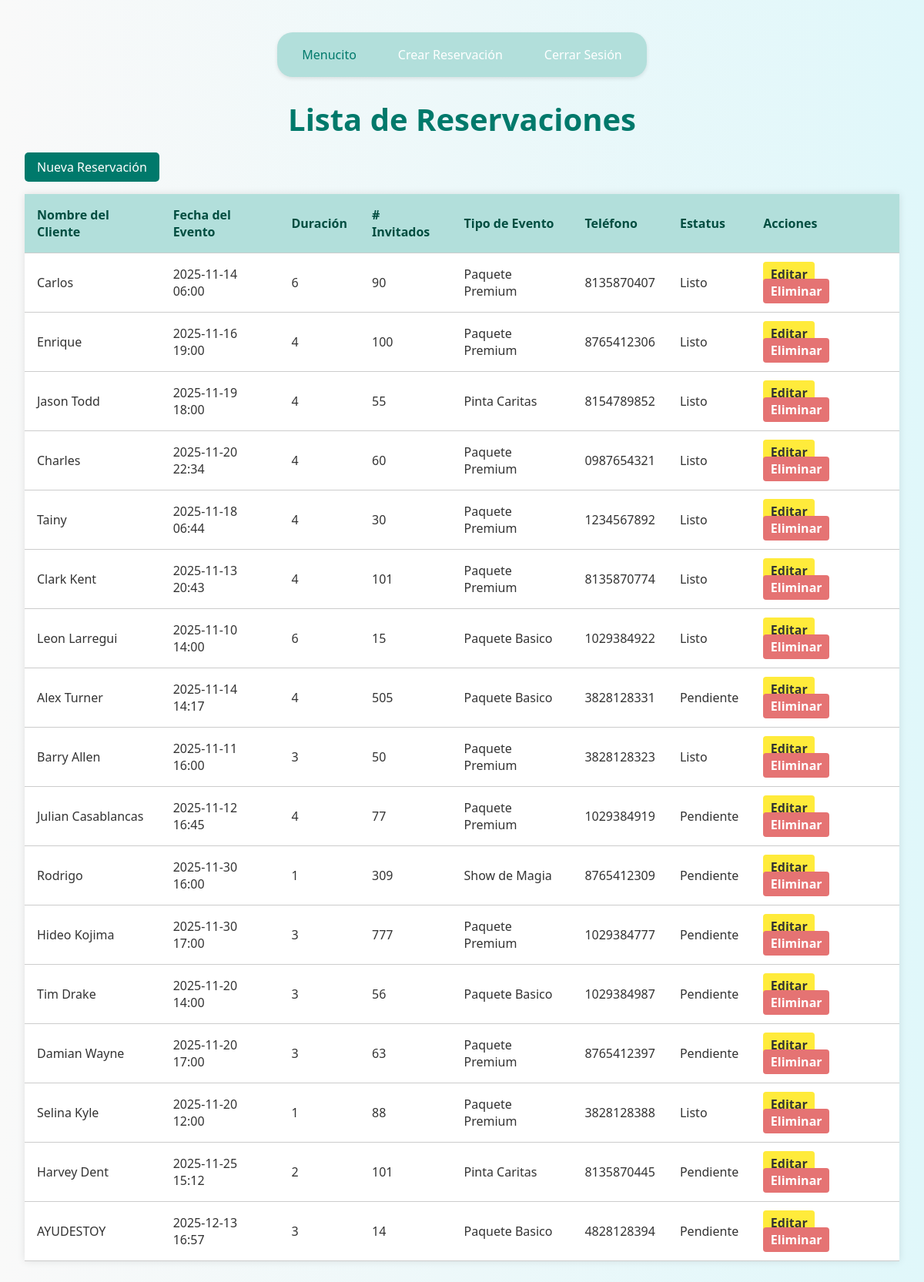
/listar/ (signed in), run on an earlier commit of the app's database.
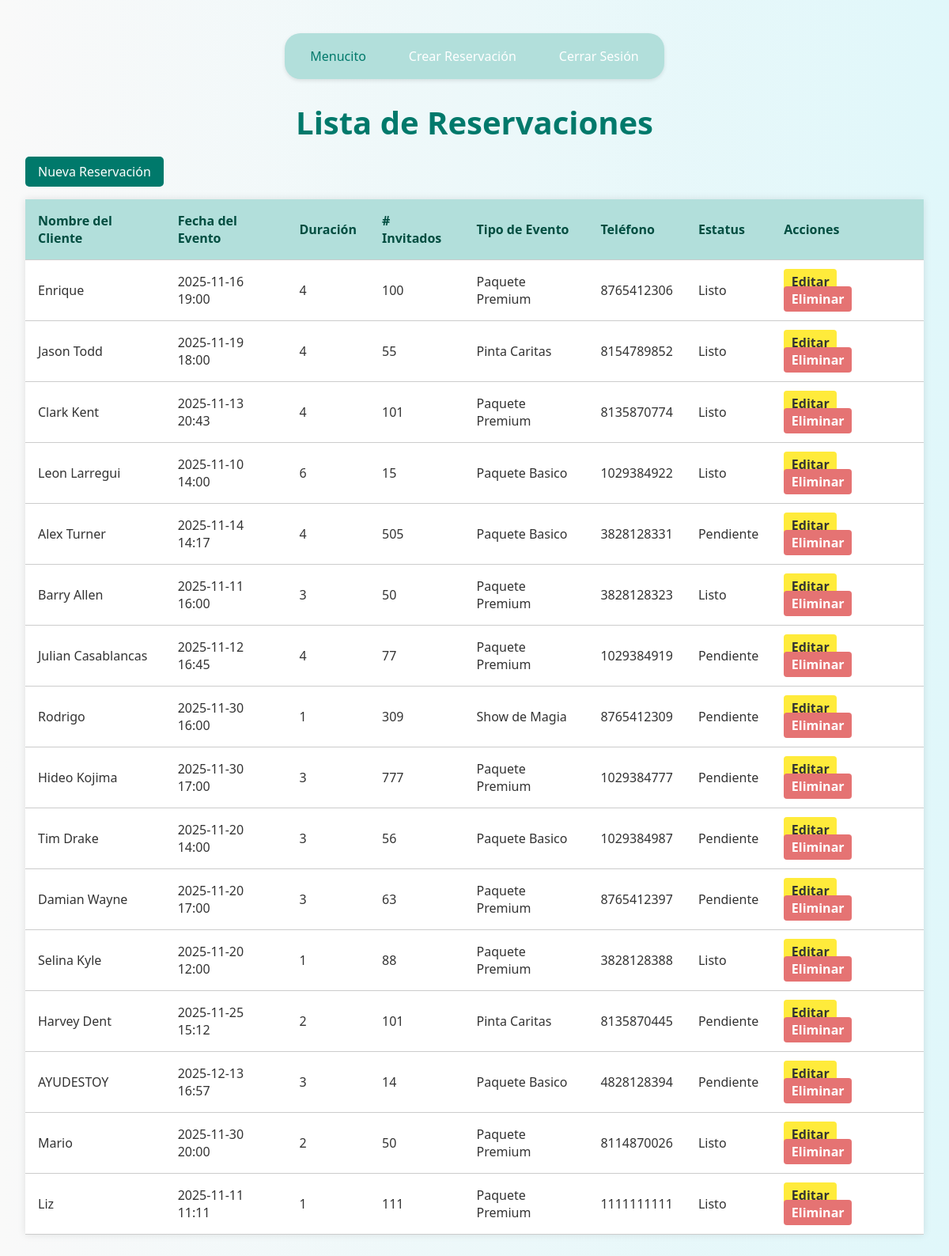
And on a later commit of the database.
### app/models.py (models this page shows, shortened)
class RESERVACION(models.Model):
    nombre_cliente = models.CharField(max_length=100)
    fecha_evento = models.DateTimeField()
    duracion_horas = models.IntegerField(default=4)
    num_invitados = models.IntegerField()
    tipo_evento = models.CharField(max_length=50)
    telefono_contacto = models.CharField(max_length=15)
    estatus = models.CharField(max_length=20, default='Pendiente')
    @property
    def estatus_actualizado(self):
        if self.fecha_evento < timezone.now():
            return "Listo"
        return self.estatus

### app/views.py (the view)
# urls.py: path('listar/', views.listar_reservaciones, name='listar'),
@login_required
@user_passes_test(is_admin)
def listar_reservaciones(request):
    reservaciones = RESERVACION.objects.all()
    return render(request, 'listar.html', {'reservaciones': reservaciones})

### app/views.py (called while the page is built)
def is_admin(user):
    return user.is_superuser

### app/templates/listar.html (shortened to what this page needs)
{% load static %}
<!DOCTYPE html>
<html lang="es" translate="no">
<head>
    <link rel="stylesheet" href="{% static 'css/stylelistar.css' %}">
</head>
<body>
    {% include 'menu.html' %}
    <h1>Lista de Reservaciones</h1>
    <a class="boton-nuevo" href="{% url 'crear' %}">Nueva Reservación</a>
    <table class="tabla-productos">
        <thead>
            <tr>
                <th>Nombre del Cliente</th>
                <th>Fecha del Evento</th>
                <th>Duración</th>
                <th># Invitados</th>
                <th>Tipo de Evento</th>
                <th>Teléfono</th>
                <th>Estatus</th>
                <th>Acciones</th>
            </tr>
        </thead>
        <tbody>
            {% for reservacion in reservaciones %}
            <tr>
                <td>{{ reservacion.nombre_cliente }}</td>
                <td>{{ reservacion.fecha_evento|date:"Y-m-d H:i" }}</td>
                <td>{{ reservacion.duracion_horas }}</td>
                <td>{{ reservacion.num_invitados }}</td>
                <td>{{ reservacion.tipo_evento }}</td>
                <td>{{ reservacion.telefono_contacto }}</td>
                <td>{{ reservacion.estatus_actualizado }}</td>
                <td>
                    <a class="boton-editar" href="{% url 'editar' reservacion.id %}">Editar</a>
                    <a class="boton-eliminar" href="{% url 'eliminar' reservacion.id %}" onclick="return confirmarEliminacion(event)">Eliminar</a>
                </td>
            </tr>
            {% empty %}
            <tr>
                <td colspan="7" class="text-center text-muted">No hay reservaciones registradas.</td>
            </tr>
            {% endfor %}
        </tbody>
    </table>
</body>
</html>

### app/templates/menu.html (shortened to what this page needs)
{% load static %}
<!DOCTYPE html>
<html lang="es" translate="no">
<head>
    <link rel="stylesheet" href="{% static 'css/style3.css' %}">
</head>
<body>
    <nav class="navbar navbar-expand-lg bg-body-tertiary">
        <div class="container-fluid">
            <div class="navbar-nav">
                <a class="nav-var">Menucito</a>
                <a class="nav-link" href="{% url 'crear' %}">Crear Reservación</a>
                <a class="nav-link" href="{% url 'login' %}">Cerrar Sesión</a>
            </div>
        </div>
    </nav>
</body>
</html>

### app/static/css/stylelistar.css (style rules this page uses)
body { font-family: 'Segoe UI', sans-serif; background: linear-gradient(to right, #f9f9f9, #e0f7fa); padding: 2rem; color: #333; }
h1 { text-align: center; font-size: 2.5rem; color: #00796b; margin-bottom: 1rem; }
.boton-nuevo { display: inline-block; margin-bottom: 1rem; padding: 0.5rem 1rem; background-color: #00796b; color: white; text-decoration: none; border-radius: 5px; transition: background-color 0.3s ease; }
.tabla-productos { width: 100%; border-collapse: collapse; box-shadow: 0 0 10px rgba(0,0,0,0.1); background-color: white; }
.tabla-productos th, .tabla-productos td { padding: 1rem; border-bottom: 1px solid #ccc; text-align: left; }
.tabla-productos th { background-color: #b2dfdb; color: #004d40; font-weight: bold; }
.boton-editar, .boton-eliminar { margin-right: 0.5rem; padding: 0.3rem 0.6rem; text-decoration: none; border-radius: 4px; font-weight: bold; }
.boton-editar { background-color: #ffeb3b; color: #333; }
.boton-eliminar { background-color: #e57373; color: white; }
.navbar { background-color: #b2dfdb; padding: 10px 20px; box-shadow: 0 2px 5px rgba(0,0,0,0.1); border-radius: 20px; width: fit-content; margin: 10px auto; }
.container-fluid { display: flex; justify-content: center; }
.navbar-nav { display: flex; gap: 30px; }
.nav-link { color: #fff; text-decoration: none; font-weight: 500; padding: 8px 12px; border-radius: 5px; transition: background-color 0.3s ease; }
.nav-var { color: #00796b; text-decoration: none; font-weight: 500; padding: 8px 12px; border-radius: 5px; transition: background-color 0.3s ease; }

### app/static/css/style3.css (style rules this page uses)
body { margin: 0; font-family: 'Segoe UI', sans-serif; background-color: #f9f9f9; }
.navbar { background-color: #b2dfdb; padding: 10px 20px; box-shadow: 0 2px 5px rgba(0,0,0,0.1); border-radius: 20px; width: fit-content; margin: 10px auto; }
.container-fluid { display: flex; justify-content: center; }
.navbar-nav { display: flex; gap: 30px; }
.nav-link { color: #fff; text-decoration: none; font-weight: 500; padding: 8px 12px; border-radius: 5px; transition: background-color 0.3s ease; }
.nav-var { color: #00796b; text-decoration: none; font-weight: 500; padding: 8px 12px; border-radius: 5px; transition: background-color 0.3s ease; }

What changed in the data, as far as the page shows it:
removed RESERVACION: nombre_cliente "Carlos", fecha_evento "2025-11-14 06:00", duracion_horas "6", num_invitados "90", tipo_evento "Paquete Premium", telefono_contacto "8135870407", estatus_actualizado "Listo"
removed RESERVACION: nombre_cliente "Charles", fecha_evento "2025-11-20 22:34", duracion_horas "4", num_invitados "60", tipo_evento "Paquete Premium", telefono_contacto "0987654321", estatus_actualizado "Listo"
removed RESERVACION: nombre_cliente "Tainy", fecha_evento "2025-11-18 06:44", duracion_horas "4", num_invitados "30", tipo_evento "Paquete Premium", telefono_contacto "1234567892", estatus_actualizado "Listo"
added RESERVACION: nombre_cliente "Mario", fecha_evento "2025-11-30 20:00", duracion_horas "2", num_invitados "50", tipo_evento "Paquete Premium", telefono_contacto "8114870026", estatus_actualizado "Listo"
added RESERVACION: nombre_cliente "Liz", fecha_evento "2025-11-11 11:11", duracion_horas "1", num_invitados "111", tipo_evento "Paquete Premium", telefono_contacto "1111111111", estatus_actualizado "Listo"
